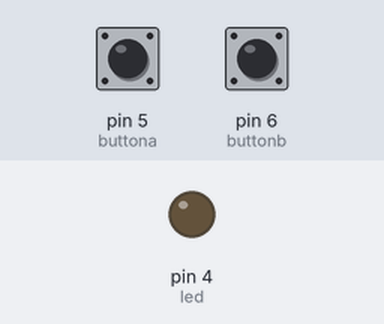
This sketch was run on a simulated Arduino Uno, built with avr-gcc and run on an emulated ATmega328P. On the bench: output pins drawn as LEDs (lit = HIGH). Inputs (shaded band) come from the test bench; at power-on: pin 5 (buttona) HIGH, pin 6 (buttonb) HIGH.

Above: at 1.2 s.
1.3 s: pin 5 (buttona) pulled LOW for 0.15 s
At 2.1 s:
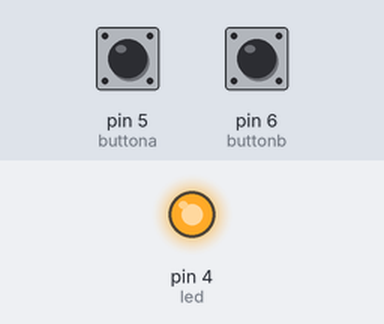
2.9 s: pin 6 (buttonb) pulled LOW for 0.15 s
At 3.3 s:
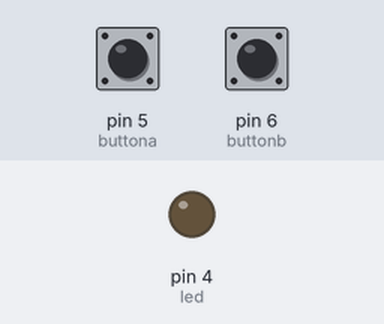
4.5 s: pin 5 (buttona) pulled LOW for 1 s
At 5.7 s:
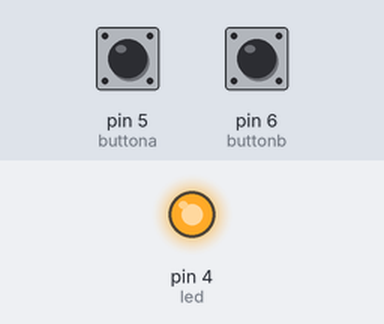
Timing chart, 0 to 7.5 s (numbered marks = the images above; inputs shaded):
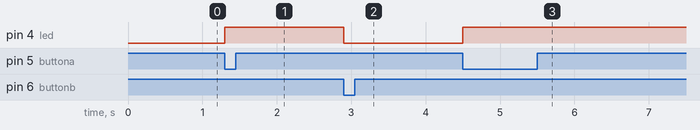

The sketch:

2button.ino
```cpp
int led = 4;
int buttona = 5;
int buttonb = 6;

void setup() {
 pinMode(led,OUTPUT);
 pinMode(buttona,INPUT_PULLUP);
 pinMode(buttonb,INPUT_PULLUP);
}

void loop() {
  int buttonstatea = digitalRead(buttona);
  int buttonstateb = digitalRead(buttonb);
  if (buttonstatea == LOW){
    digitalWrite(led,HIGH);
  }
  if( buttonstateb == LOW){
    digitalWrite(led,LOW);
  }
}
```

Measured:
- after the input at 1.3 s, pin 4 (led): LOW → HIGH at once
- after the input at 2.9 s, pin 4 (led): HIGH → LOW at once
- after the input at 4.5 s, pin 4 (led): LOW → HIGH at once
